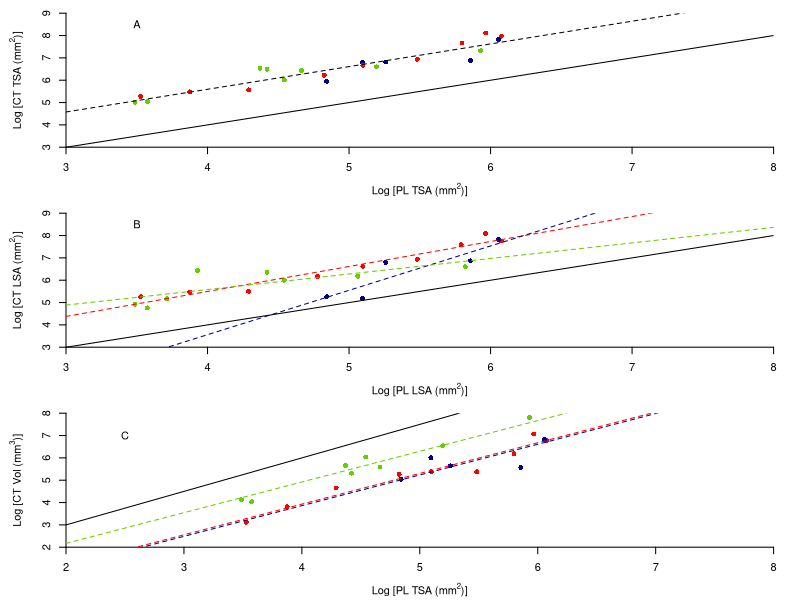
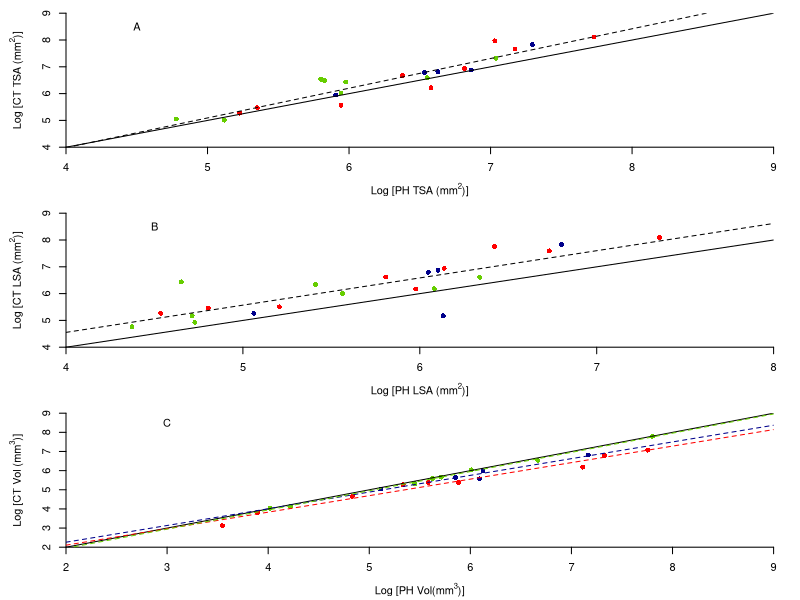

Generate these figures, in order, with R:
# Script for House et al: Moving to 3D: relationships between coral planar area, surface area and volume
# prepared by Jenny House and Maria Dornelas
# 13 September 2016


## DATA MANAGEMENT
data<-(read.table("House_et_al_Data.csv",header=T, row.names=1, sep=","))
data[,1]<-factor(data[,1],ordered=F) #specimen
newdata_means<-aggregate(data[, 2:9], list(data$specimen), mean)
#growthformM is simplified growth form into branching, encrusting and massive
datag<-c()
for(spec in unique(data$specimen))
{
  datag<-c(datag,unique(as.character(data$growthformM[data$specimen==spec])))
}
newdata_means$growthformM=factor(datag)

newdata_means$ctvollog<-log(newdata_means$ct_vol_total)
newdata_means$cttsalog<-log(newdata_means$ct_sa_total)
newdata_means$ctlsalog<-log(newdata_means$ct_sa_live)

newdata_means$planartsalog<-log(newdata_means$planar_total)
newdata_means$planarlsalog<-log(newdata_means$planar_live)

newdata_means$photovollog<-log(newdata_means$photo_vol_total)
newdata_means$phototsalog<-log(newdata_means$photo_sa_total)
newdata_means$photolsalog<-log(newdata_means$photo_sa_live)

str(newdata_means)
View(newdata_means)
attach(newdata_means)

#######################################
# t-tests comparing CT and PH metrics

t.test(cttsalog,phototsalog,paired=TRUE)    ### p=0.002944
t.test(ctvollog,photovollog,paired=TRUE)    ### p=0.0002431
t.test(ctlsalog,photolsalog,paired=TRUE)    ### 4.554e-05


#####################################################################
## MORPHOTYPE ANALYSIS for planar area
# models for total area as a function of planar area

mtsal<-lm(cttsalog~planartsalog)
mtsagfil<-lm(cttsalog~planartsalog+growthformM)
mtsagfsil<-lm(cttsalog~planartsalog*growthformM)

summary(mtsal) 
summary(mtsagfil)
summary(mtsagfsil) 

AIC(mtsal, mtsagfil, mtsagfsil) 
ctsap<-coefficients(mtsal)
########################################################
# models for live area as a function of live planar area

mlsal<-lm(ctlsalog~planarlsalog)
mlsagfil<-lm(ctlsalog~planarlsalog+growthformM)
mlsagfsil<-lm(ctlsalog~planarlsalog*growthformM)

summary(mlsal) 
summary(mlsagfil)
summary(mlsagfsil) 

AIC(mlsal, mlsagfil, mlsagfsil) 
clsap<-coefficients(mlsagfsil)

# best model is full model
##########################################
# models for volume as a function of  planar area

mvoll<-lm(ctvollog~planartsalog)
mvolgfil<-lm(ctvollog~planartsalog+growthformM)
mvolgfsil<-lm(ctvollog~planartsalog*growthformM)

summary(mvoll) 
summary(mvolgfil)
summary(mvolgfsil) 


AIC(mvoll, mvolgfil, mvolgfsil) 
cvsap<-coefficients(mvolgfil)
# best model has intercepts per group (some support for full model)

##########################################

## MORPHOTYPE ANALYSIS for photogammetry
# models for total area as a function of planar area

mtphsal<-lm(cttsalog~phototsalog)
mtphsagfil<-lm(cttsalog~phototsalog+growthformM)
mtphsagfsil<-lm(cttsalog~phototsalog*growthformM)

summary(mtphsal) 
summary(mtphsagfil)
summary(mtphsagfsil) 


AIC(mtphsal, mtphsagfil, mtphsagfsil) 
ctsaph<-coefficients(mtphsal)

########################################################
# models for live area as a function of live photo area

mlphsal<-lm(ctlsalog~photolsalog)
mlphsagfil<-lm(ctlsalog~photolsalog+growthformM)
mlphsagfsil<-lm(ctlsalog~photolsalog*growthformM)

summary(mlphsal) 
summary(mlphsagfil)
summary(mlphsagfsil) 


AIC(mlphsal, mlphsagfil, mlphsagfsil) 
clsaph<-coefficients(mlphsal)
# best model is simplest
##########################################
# models for volume as a function of  photo area

mphvoll<-lm(ctvollog~photovollog)
mphvolgfil<-lm(ctvollog~photovollog+growthformM)
mphvolgfsil<-lm(ctvollog~photovollog*growthformM)

summary(mphvoll) 
summary(mphvolgfil)
summary(mphvolgfsil) 


AIC(mphvoll, mphvolgfil, mphvolgfsil) 
cvsaph<-coefficients(mphvolgfsil)
# best model is full model

##########################################

#############################################################################################################
## Figure 1
colcode<-as.character(growthformM)
colcode[colcode=="branching"]<-"red"
colcode[colcode=="encrusting"]<-"blue4"
colcode[colcode=="massive"]<-"chartreuse3"

par(mfrow=c(3,1))
par(mar=c(4,5,1,2))
par(oma=c(0,0,0,0))


plot(cttsalog~ planartsalog, xlim=c(3, 8),ylim=c(3,9),ylab=expression(paste("Log [CT TSA ", "(mm"^{2},")]")),
     xlab=expression(paste("Log [PL TSA ", "(mm"^{2},")]")),cex.lab=1,yaxs = "i", xaxs="i",bty="n", pch=16, col=colcode)     
abline(0,1) 
abline(ctsap, lty=2)
text(3.5, 8.5, labels="A")


plot(ctlsalog~ planarlsalog, xlim=c(3, 8),ylim=c(3,9), ylab=expression(paste("Log [CT LSA ", "(mm"^{2},")]")),
     xlab=expression(paste("Log [PL LSA ", "(mm"^{2},")]")),cex.lab=1,yaxs = "i", xaxs="i",bty="n", pch=16, col=colcode)     
abline(0,1) 
abline(c(clsap[1],clsap[2]), lty=2, col="red")
abline(c(clsap[1]+clsap[3],clsap[2]+clsap[5]), lty=2, col="blue4")
abline(c(clsap[1]+clsap[4],clsap[2]+clsap[6]), lty=2, col="chartreuse3")
text(3.5, 8.5, labels="B")

plot(ctvollog~ planartsalog, xlim=c(2, 8),ylim=c(2,8), ylab=expression(paste("Log [CT Vol ", "(mm"^{3},")]")),
     xlab=expression(paste("Log [PL TSA ","(mm"^{2},")]")),cex.lab=1,yaxs = "i", xaxs="i",bty="n", pch=16, col=colcode)     
abline(0,1.5)
abline(c(cvsap[1],cvsap[2]), lty=2, col="red")
abline(c(cvsap[1]+cvsap[3],cvsap[2]), lty=2, col="blue4")
abline(c(cvsap[1]+cvsap[4],cvsap[2]), lty=2, col="chartreuse3")
text(2.5, 7, labels="C")



###########################################################################
# Figure 2
plot(cttsalog~ phototsalog, xlim=c(4, 9),ylim=c(4,9), 
     xlab=expression(paste("Log [PH TSA ", "(mm"^{2},")]")),
     ylab=expression(paste("Log [CT TSA ", "(mm"^{2},")]")),cex.lab=1,bty="n", pch=16, yaxs = "i", xaxs="i", col=colcode)
abline(0,1) 
abline(ctsaph, lty=2)
text(4.5, 8.5, labels="A")

plot(ctlsalog~ photolsalog,xlim=c(4, 8),ylim=c(4,9),
     ylab=expression(paste("Log [CT LSA ", "(mm"^{2},")]")),
     xlab=expression(paste("Log [PH LSA ", "(mm"^{2},")]")), cex=1,yaxs = "i", xaxs="i",bty="n", pch=16, col=colcode)     
abline(0,1) 
graph1<-lm(ctlsalog~ photolsalog)
abline(clsaph, lty=2)
text(4.5, 8.5, labels="B")

plot(ctvollog~ photovollog, xlim=c(2, 9),ylim=c(2,9),
     ylab=expression(paste("Log [CT Vol ", "(mm"^{3},")]")),
     xlab=expression(paste("Log [PH Vol","(mm"^{3},")]")), cex=1,yaxs = "i", xaxs="i",bty="n", pch=16, col=colcode)     
abline(0,1)  
graph1<-lm(ctvollog~ photovollog)
abline(c(cvsaph[1],cvsaph[2]), lty=2, col="red")
abline(c(cvsaph[1]+cvsaph[3],cvsaph[2]+cvsaph[5]), lty=2, col="blue4")
abline(c(cvsaph[1]+cvsaph[4],cvsaph[2]+cvsaph[6]), lty=2, col="chartreuse3")
text(3, 8.5, labels="C")


